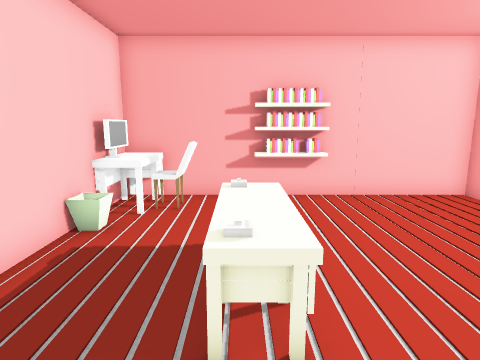
View 1 (above)

15 first-person views from a walk through a 3-D level made in the Unity game engine. The camera is 1.2 m above the floor, tilts 10° down and sees 75° across. The floor is counted in squares, 0.5 m on a side. Each view is taken from the middle of a square. On the plan, view 1 faces up. The plan holds only what a view shows up to about 19 squares ahead; the rest is blank. The player character is not drawn. Some surface patterns are stand-ins.

View 2
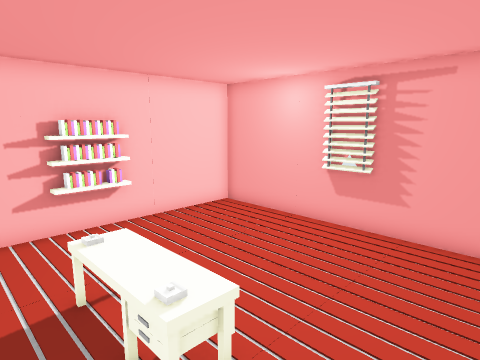

View 3
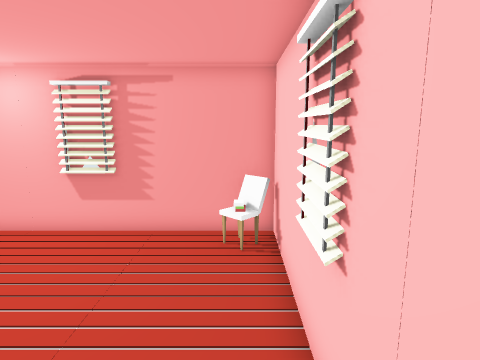

View 4
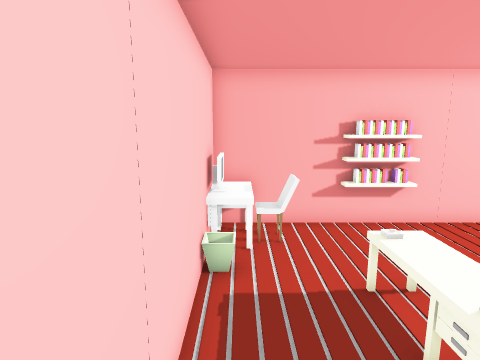

View 5
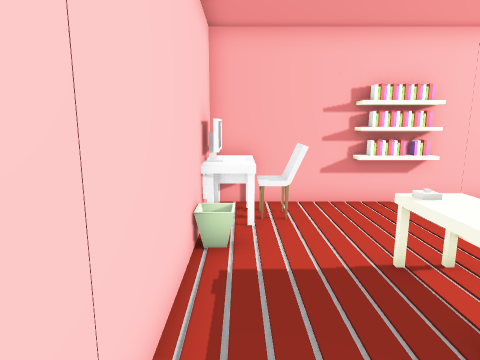

View 6
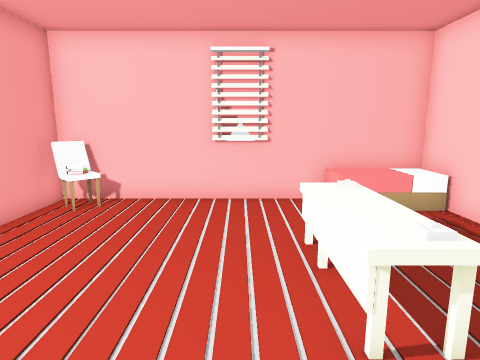

View 7
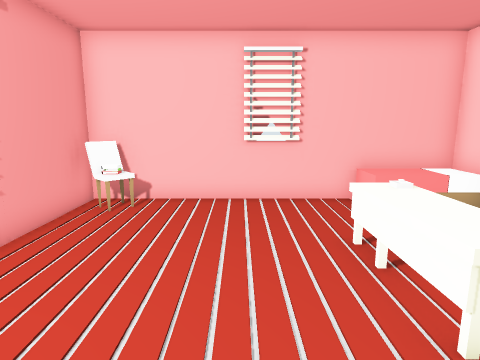

View 8
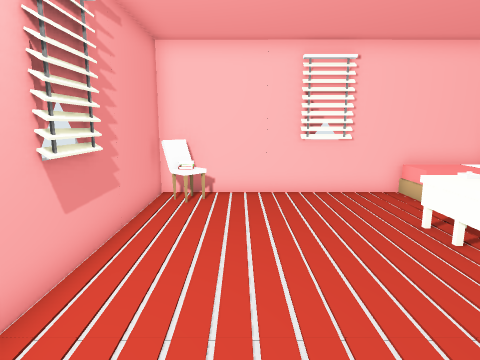

View 9
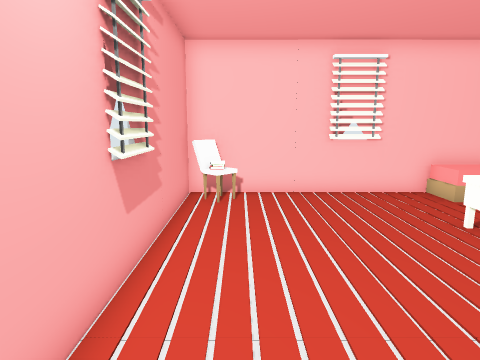

View 10
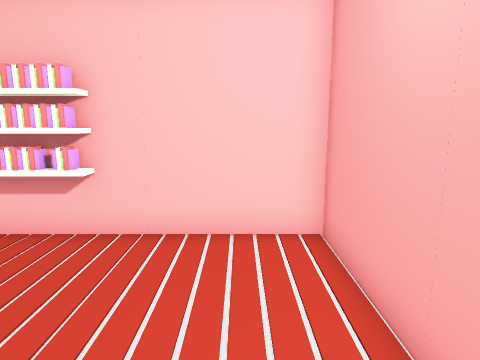

View 11
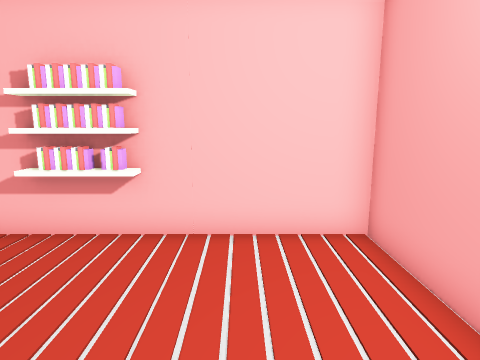

View 12
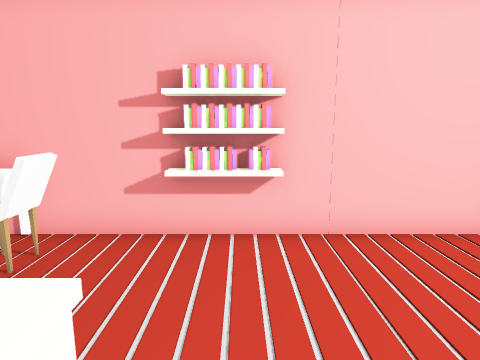

View 13
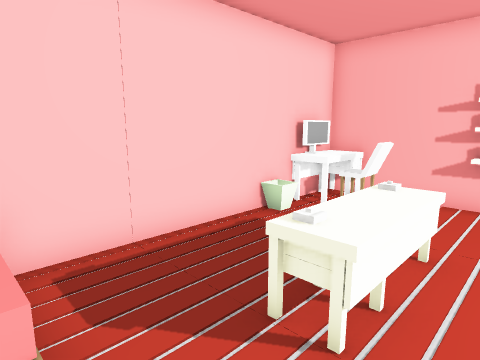

View 14
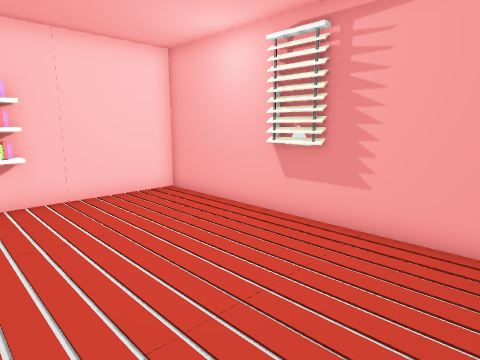

View 15
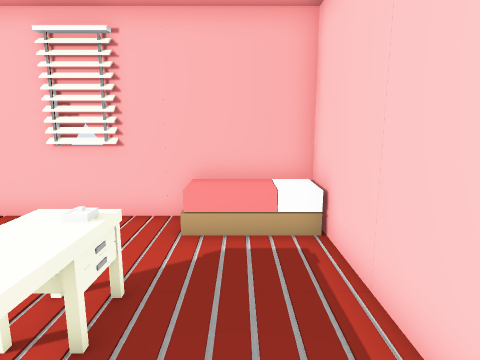

### Floor plan
Key: @ floor where view 1 was taken; # wall or solid block; . main floor; : floor 0.5 m higher than the main floor; + floor 0.75 m higher than the main floor; / step, stairs or slope; = window, fence, low wall or low ledge; T table.
Columns run from 4 left of view 1 to 8 right of it. Each row starts with its distance up from view 1.
 11 #############
 10 #===.###....#
  9 #+##........#
  8 #=..........#
  7 #...........#
  6 #...TT......#
  5 #...TT......#
  4 #...TT......#
  3 #...TT......#
  2 #...........#
  1 #...........#
  0 #/:/@......##
 -1 #############

Where each view was taken, in squares from view 1:
view 1: 0 up, 0 right, facing up
view 2: 0 up, 2 left, facing up-right
view 3: 0 up, 2 left, facing right
view 4: 0 up, 3 left, facing up
view 5: 1 up, 3 left, facing up
view 6: 9 up, 2 right, facing down
view 7: 9 up, 3 right, facing down
view 8: 10 up, 5 right, facing down
view 9: 10 up, 6 right, facing down
view 10: 4 up, 6 right, facing up
view 11: 4 up, 5 right, facing up
view 12: 4 up, 2 right, facing up
view 13: 0 up, 2 right, facing up-left
view 14: 0 up, 1 right, facing up-right
view 15: 7 up, 2 left, facing down
